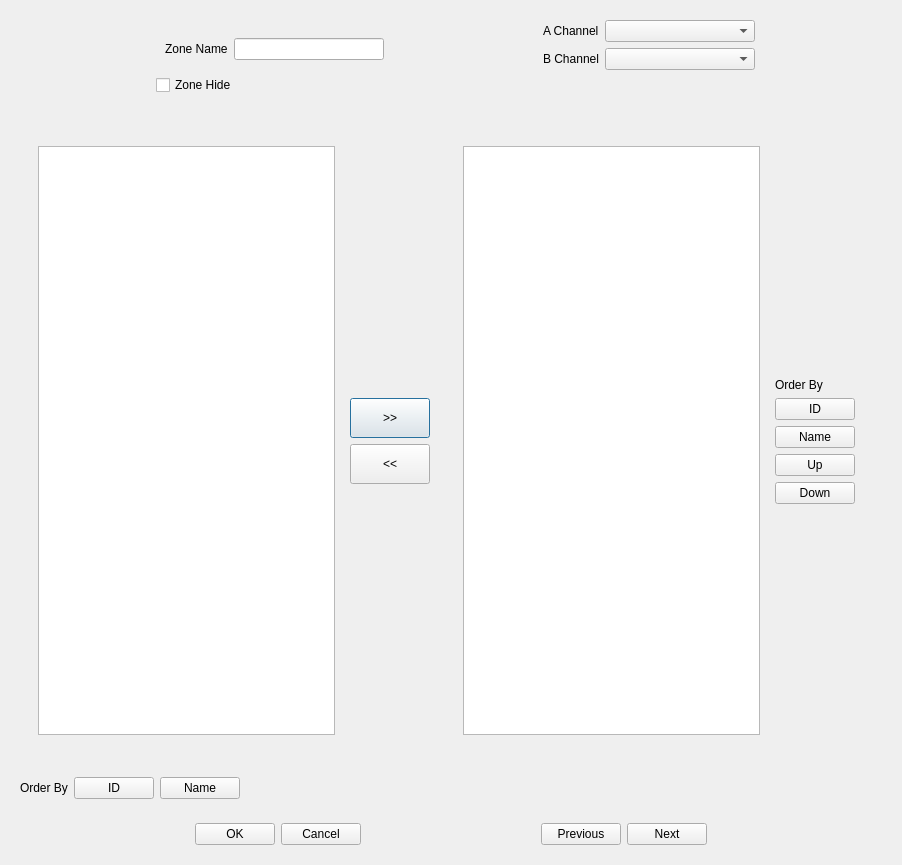
<?xml version="1.0" encoding="UTF-8"?>
<ui version="4.0">
 <class>ZoneEditDialog</class>
 <widget class="QDialog" name="ZoneEditDialog">
  <property name="geometry">
   <rect>
    <x>0</x>
    <y>0</y>
    <width>902</width>
    <height>865</height>
   </rect>
  </property>
  <property name="windowTitle">
   <string>Dialog</string>
  </property>
  <layout class="QVBoxLayout" name="verticalLayout">
   <item>
    <widget class="QWidget" name="widget" native="true">
     <layout class="QHBoxLayout" name="horizontalLayout">
      <item>
       <spacer name="horizontalSpacer">
        <property name="orientation">
         <enum>Qt::Orientation::Horizontal</enum>
        </property>
        <property name="sizeHint" stdset="0">
         <size>
          <width>40</width>
          <height>20</height>
         </size>
        </property>
       </spacer>
      </item>
      <item>
       <widget class="QWidget" name="widget_10" native="true">
        <layout class="QVBoxLayout" name="verticalLayout_2">
         <item>
          <widget class="QWidget" name="widget_11" native="true">
           <layout class="QHBoxLayout" name="horizontalLayout_8">
            <item>
             <widget class="QLabel" name="label">
              <property name="text">
               <string>Zone Name</string>
              </property>
             </widget>
            </item>
            <item>
             <widget class="QLineEdit" name="nameTxt">
              <property name="minimumSize">
               <size>
                <width>150</width>
                <height>0</height>
               </size>
              </property>
             </widget>
            </item>
           </layout>
          </widget>
         </item>
         <item>
          <widget class="QCheckBox" name="zoneHideChbx">
           <property name="text">
            <string>Zone Hide</string>
           </property>
          </widget>
         </item>
        </layout>
       </widget>
      </item>
      <item>
       <spacer name="horizontalSpacer_2">
        <property name="orientation">
         <enum>Qt::Orientation::Horizontal</enum>
        </property>
        <property name="sizeHint" stdset="0">
         <size>
          <width>40</width>
          <height>20</height>
         </size>
        </property>
       </spacer>
      </item>
      <item>
       <layout class="QFormLayout" name="formLayout">
        <property name="leftMargin">
         <number>9</number>
        </property>
        <item row="0" column="1">
         <widget class="QComboBox" name="aChannelCmbx"/>
        </item>
        <item row="1" column="1">
         <widget class="QComboBox" name="bChannelCmbx">
          <property name="minimumSize">
           <size>
            <width>150</width>
            <height>0</height>
           </size>
          </property>
         </widget>
        </item>
        <item row="0" column="0">
         <widget class="QLabel" name="label_4">
          <property name="text">
           <string>A Channel</string>
          </property>
         </widget>
        </item>
        <item row="1" column="0">
         <widget class="QLabel" name="label_5">
          <property name="text">
           <string>B Channel</string>
          </property>
         </widget>
        </item>
       </layout>
      </item>
      <item>
       <spacer name="horizontalSpacer_7">
        <property name="orientation">
         <enum>Qt::Orientation::Horizontal</enum>
        </property>
        <property name="sizeHint" stdset="0">
         <size>
          <width>40</width>
          <height>20</height>
         </size>
        </property>
       </spacer>
      </item>
     </layout>
    </widget>
   </item>
   <item>
    <widget class="QWidget" name="widget_2" native="true">
     <layout class="QHBoxLayout" name="horizontalLayout_2">
      <item>
       <widget class="QWidget" name="widget_3" native="true">
        <layout class="QHBoxLayout" name="horizontalLayout_3">
         <item>
          <widget class="QWidget" name="widget_5" native="true">
           <layout class="QHBoxLayout" name="horizontalLayout_4">
            <item>
             <widget class="QTableView" name="availableChannelTableView">
              <property name="editTriggers">
               <set>QAbstractItemView::EditTrigger::NoEditTriggers</set>
              </property>
              <property name="selectionMode">
               <enum>QAbstractItemView::SelectionMode::SingleSelection</enum>
              </property>
              <property name="selectionBehavior">
               <enum>QAbstractItemView::SelectionBehavior::SelectRows</enum>
              </property>
             </widget>
            </item>
            <item>
             <widget class="QWidget" name="widget_8" native="true">
              <layout class="QVBoxLayout" name="verticalLayout_3">
               <item>
                <spacer name="verticalSpacer">
                 <property name="orientation">
                  <enum>Qt::Orientation::Vertical</enum>
                 </property>
                 <property name="sizeHint" stdset="0">
                  <size>
                   <width>20</width>
                   <height>40</height>
                  </size>
                 </property>
                </spacer>
               </item>
               <item>
                <widget class="QPushButton" name="pushChannelBtn">
                 <property name="minimumSize">
                  <size>
                   <width>0</width>
                   <height>40</height>
                  </size>
                 </property>
                 <property name="baseSize">
                  <size>
                   <width>0</width>
                   <height>0</height>
                  </size>
                 </property>
                 <property name="text">
                  <string>&gt;&gt;</string>
                 </property>
                </widget>
               </item>
               <item>
                <widget class="QPushButton" name="popChannelBtn">
                 <property name="minimumSize">
                  <size>
                   <width>0</width>
                   <height>40</height>
                  </size>
                 </property>
                 <property name="text">
                  <string>&lt;&lt;</string>
                 </property>
                </widget>
               </item>
               <item>
                <spacer name="verticalSpacer_2">
                 <property name="orientation">
                  <enum>Qt::Orientation::Vertical</enum>
                 </property>
                 <property name="sizeHint" stdset="0">
                  <size>
                   <width>20</width>
                   <height>40</height>
                  </size>
                 </property>
                </spacer>
               </item>
              </layout>
             </widget>
            </item>
           </layout>
          </widget>
         </item>
         <item>
          <widget class="QWidget" name="widget_6" native="true">
           <layout class="QHBoxLayout" name="horizontalLayout_5">
            <item>
             <widget class="QTableView" name="memberTableView">
              <property name="editTriggers">
               <set>QAbstractItemView::EditTrigger::NoEditTriggers</set>
              </property>
              <property name="selectionMode">
               <enum>QAbstractItemView::SelectionMode::SingleSelection</enum>
              </property>
              <property name="selectionBehavior">
               <enum>QAbstractItemView::SelectionBehavior::SelectRows</enum>
              </property>
             </widget>
            </item>
            <item>
             <widget class="QWidget" name="widget_9" native="true">
              <layout class="QVBoxLayout" name="verticalLayout_4">
               <item>
                <spacer name="verticalSpacer_4">
                 <property name="orientation">
                  <enum>Qt::Orientation::Vertical</enum>
                 </property>
                 <property name="sizeHint" stdset="0">
                  <size>
                   <width>20</width>
                   <height>40</height>
                  </size>
                 </property>
                </spacer>
               </item>
               <item>
                <widget class="QLabel" name="label_2">
                 <property name="text">
                  <string>Order By</string>
                 </property>
                </widget>
               </item>
               <item>
                <widget class="QPushButton" name="orderIdBtn">
                 <property name="text">
                  <string>ID</string>
                 </property>
                </widget>
               </item>
               <item>
                <widget class="QPushButton" name="orderNameBtn">
                 <property name="text">
                  <string>Name</string>
                 </property>
                </widget>
               </item>
               <item>
                <widget class="QPushButton" name="orderUpBtn">
                 <property name="text">
                  <string>Up</string>
                 </property>
                </widget>
               </item>
               <item>
                <widget class="QPushButton" name="orderDownBtn">
                 <property name="text">
                  <string>Down</string>
                 </property>
                </widget>
               </item>
               <item>
                <spacer name="verticalSpacer_3">
                 <property name="orientation">
                  <enum>Qt::Orientation::Vertical</enum>
                 </property>
                 <property name="sizeHint" stdset="0">
                  <size>
                   <width>20</width>
                   <height>40</height>
                  </size>
                 </property>
                </spacer>
               </item>
              </layout>
             </widget>
            </item>
           </layout>
          </widget>
         </item>
        </layout>
       </widget>
      </item>
     </layout>
    </widget>
   </item>
   <item>
    <widget class="QWidget" name="widget_7" native="true">
     <layout class="QHBoxLayout" name="horizontalLayout_6">
      <item>
       <widget class="QLabel" name="label_3">
        <property name="text">
         <string>Order By</string>
        </property>
       </widget>
      </item>
      <item>
       <widget class="QPushButton" name="orderAvailableIdBtn">
        <property name="text">
         <string>ID</string>
        </property>
       </widget>
      </item>
      <item>
       <widget class="QPushButton" name="orderAvailableNameBtn">
        <property name="text">
         <string>Name</string>
        </property>
       </widget>
      </item>
      <item>
       <spacer name="horizontalSpacer_3">
        <property name="orientation">
         <enum>Qt::Orientation::Horizontal</enum>
        </property>
        <property name="sizeHint" stdset="0">
         <size>
          <width>40</width>
          <height>20</height>
         </size>
        </property>
       </spacer>
      </item>
     </layout>
    </widget>
   </item>
   <item>
    <widget class="QWidget" name="widget_4" native="true">
     <layout class="QHBoxLayout" name="horizontalLayout_7">
      <item>
       <spacer name="horizontalSpacer_4">
        <property name="orientation">
         <enum>Qt::Orientation::Horizontal</enum>
        </property>
        <property name="sizeHint" stdset="0">
         <size>
          <width>40</width>
          <height>20</height>
         </size>
        </property>
       </spacer>
      </item>
      <item>
       <widget class="QPushButton" name="okBtn">
        <property name="text">
         <string>OK</string>
        </property>
       </widget>
      </item>
      <item>
       <widget class="QPushButton" name="cancelBtn">
        <property name="text">
         <string>Cancel</string>
        </property>
       </widget>
      </item>
      <item>
       <spacer name="horizontalSpacer_5">
        <property name="orientation">
         <enum>Qt::Orientation::Horizontal</enum>
        </property>
        <property name="sizeHint" stdset="0">
         <size>
          <width>40</width>
          <height>20</height>
         </size>
        </property>
       </spacer>
      </item>
      <item>
       <widget class="QPushButton" name="prevBtn">
        <property name="text">
         <string>Previous</string>
        </property>
       </widget>
      </item>
      <item>
       <widget class="QPushButton" name="nextBtn">
        <property name="text">
         <string>Next</string>
        </property>
       </widget>
      </item>
      <item>
       <spacer name="horizontalSpacer_6">
        <property name="orientation">
         <enum>Qt::Orientation::Horizontal</enum>
        </property>
        <property name="sizeHint" stdset="0">
         <size>
          <width>40</width>
          <height>20</height>
         </size>
        </property>
       </spacer>
      </item>
     </layout>
    </widget>
   </item>
  </layout>
 </widget>
 <resources/>
 <connections/>
</ui>
